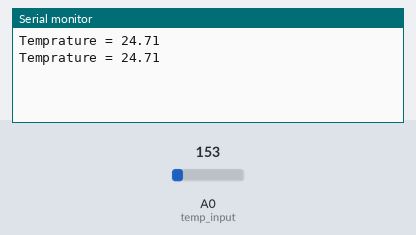
A sketch run on a simulated Arduino Uno, built with avr-gcc and run on an emulated ATmega328P. Shown: the last lines printed to the serial monitor. Inputs (shaded band) come from the test bench; at power-on: A0 (temp_input) = 153.

Above: at 2.8 s.
2.9 s: A0 (temp_input) set to 165
At 4.6 s:
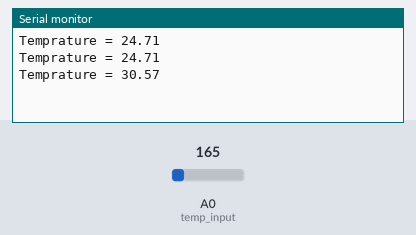
5.6 s: A0 (temp_input) set to 175
At 7.4 s:
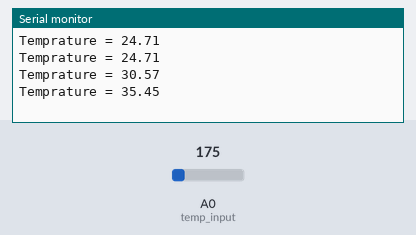
Timing chart, 0 to 8.9 s (numbered marks = the images above; inputs shaded):
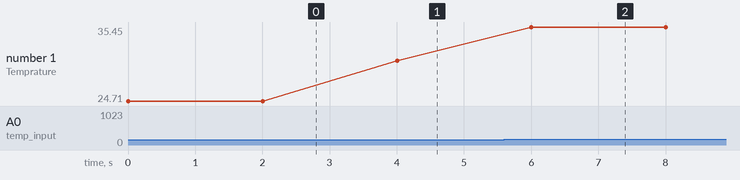

Measured:
- after the input at 2.9 s, the serial monitor: prints a new line after 1.1 s (image 1)
- after the input at 5.6 s, the serial monitor: prints a new line after 0.40 s (image 2)
- plotted number 1: 24.71 → 30.57 after the input at 2.9 s, 30.57 → 35.45 after the input at 5.6 s

The sketch:

TMP36_Intro.ino
```cpp
// Reading the values of temprature sensor
int temp_input = A0;
void setup()
{
  Serial.begin(9600);
}

void loop()
{
  int temp_analog = analogRead(temp_input);
  float milli_volts = (temp_analog/1024.0)*5000;
  float deg_cel = (milli_volts - 500)/10;//10mv/deg_cel - sensor
  Serial.print("Temprature = ");
  Serial.println(deg_cel);
  delay(2000);
  Serial.println("");
}
```
